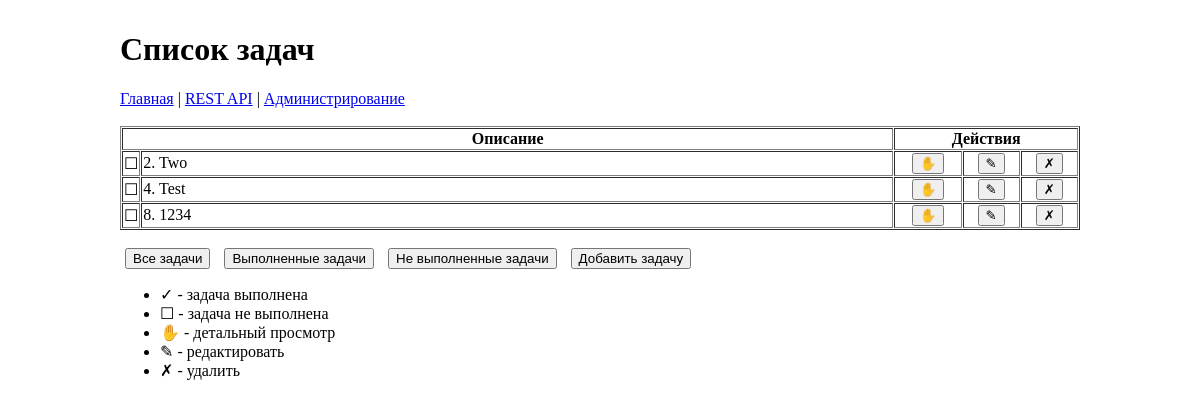
The app's page /, older data.
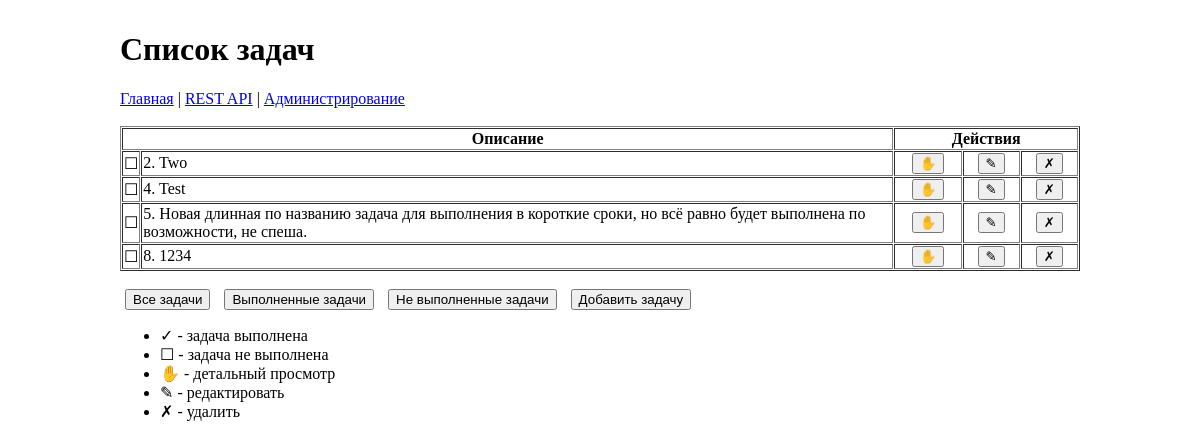
The same page, newer data.
### main/models.py (models this page shows, shortened)
class MyList(models.Model):
    desc = models.CharField(
        max_length=120,
        help_text="Описание задачи",
        verbose_name="Задача",
    )
    date_add = models.DateTimeField(
        default=datetime.now,
        help_text="Дата создания задачи",
        verbose_name="Создано",
    )
    date_end = models.DateTimeField(
        default=None,
        help_text="Дата завершения задачи",
        verbose_name="Завершено",
        blank=True,
        null=True,
    )
    chk_end = models.BooleanField(
        default=False,
        help_text="Завершить",
        verbose_name="",
    )

### main/views.py (the view)
# urls.py: path("", MainIndex.as_view(), name="index"),
class MainIndex(ListView):
    template_name = "index.html"
    model = MyList
    context_object_name = "context"
    def get_queryset(self):
        filt = self.request.GET.get("f", "off")
        queryset = self.model.objects.all()
        if filt == "on":
            return queryset.filter(chk_end=True)
        elif filt == "all":
            return queryset
        return queryset.filter(chk_end=False)
    def get_context_data(self, **kwargs):
        context = super().get_context_data(**kwargs)
        context["buttons"] = ("add", "items")
        context["is_index"] = True
        return context

### main/templates/index.html (shortened to what this page needs)
{% extends 'base.html' %}
{% block header %}Список задач{% endblock header %}
{% block content %}
<table border=1 cellspacing=1 width=100%>
    <thead>
        <tr>
            <th colspan=2 width=80%>Описание</th>
            <th colspan=3>Действия</th>
        </tr>
    </thead>
    <tbody>
        {% for item in context %}
        <tr>
            <td class="center" width=1%>
                <span tooltip="Выполнение">{% if item.chk_end %}&#10003;{% else %}&#9744;{% endif %}</span>
            </td>
            <td>{{ item.id }}. {{ item.desc }}</td>
            <td class="center">
                <a alt="12345" href={% url "detail" item.id %}><button>&#9995;</button></a>
            </td>
            <td class="center">
                <a href={% url "edit" item.id %}><button>&#9998;</button></a>
            </td>
            <td class="center">
                <a href={% url "delete" item.id %}><button>&#10007;</button></a>
            </td>
        </tr>
        {% endfor %}
    </tbody>
</table>
{% include "buttons.html" %}
<ul>
    <li>&#10003; - задача выполнена</li>
    <li>&#9744; - задача не выполнена</li>
    <li>&#9995; - детальный просмотр</li>
    <li>&#9998; - редактировать</li>
    <li>&#10007; - удалить</li>
</ul>
{% endblock content %}

Row changes from the older to the newer data that the page shows:
now on this page (row edited): MyList: id "5", desc "Новая длинная по названию задача для выполнения в короткие сроки, но всё равно будет выполнена по возможности, не спеша."
